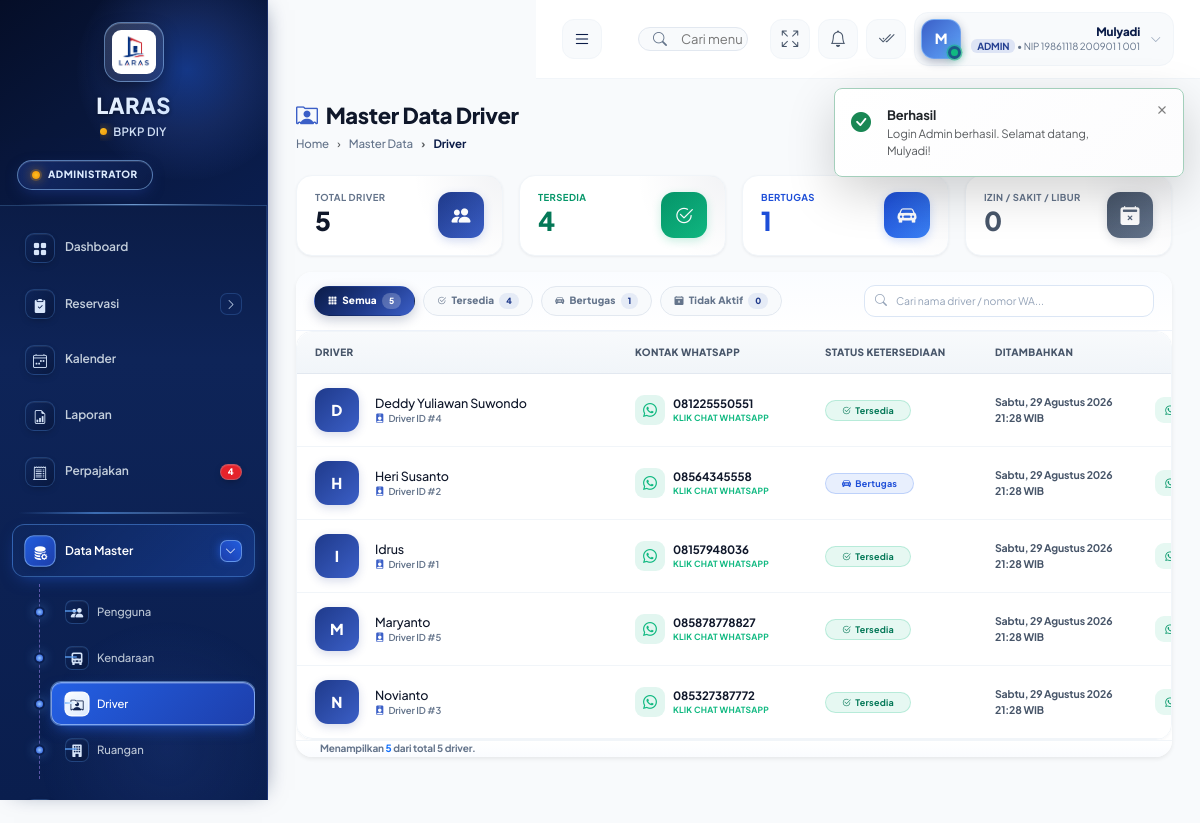
/master/driver.php (signed in), run on the app's committed database.
### tables this page shows
CREATE TABLE `driver` (
  `id` int NOT NULL,
  `nama_driver` varchar(120) NOT NULL,
  `no_wa` varchar(30) DEFAULT NULL,
  `status` enum('tersedia','bertugas','izin','sakit','libur') DEFAULT 'tersedia',
  `created_at` datetime DEFAULT CURRENT_TIMESTAMP
);

### master/driver.php (the view, shortened to what the rows shown need)
<?php
require_once __DIR__ . '/../db.php';
require_once __DIR__ . '/../config.php';
require_once __DIR__ . '/../partials/header.php';
$filter = $_GET['filter'] ?? 'semua';
$where = ['1=1'];
$params = [];
$whereSql = implode(' AND ', $where);
$drivers = db()->fetchAll("SELECT * FROM driver WHERE {$whereSql} ORDER BY nama_driver", $params);
$total_all = db()->count('driver');
$total_tersedia = db()->count('driver', "status = 'tersedia'");
$total_bertugas = db()->count('driver', "status = 'bertugas'");
$total_izin = db()->count('driver', "status = 'izin' OR status = 'sakit' OR status = 'libur'");
?>
<div class="card border-0 shadow-sm" style="border-radius:16px;border:1.5px solid #e5edf8;overflow:hidden">
    <div class="card-header d-flex justify-content-between align-items-center flex-wrap gap-3" style="background:linear-gradient(180deg,#fafcff,#fff);border-bottom:1.5px solid #eef3fb;padding:13px 18px">
        <div class="d-flex align-items-center flex-wrap gap-2">
            <?php
                $pills = [
                    ['k'=>'semua','label'=>'Semua','count'=>$total_all,'icon'=>'bi-grid-3x3-gap-fill'],
                    ['k'=>'tersedia','label'=>'Tersedia','count'=>$total_tersedia,'icon'=>'bi-check2-circle'],
                    ['k'=>'bertugas','label'=>'Bertugas','count'=>$total_bertugas,'icon'=>'bi-car-front-fill'],
                    ['k'=>'izin','label'=>'Tidak Aktif','count'=>$total_izin,'icon'=>'bi-calendar2-x-fill'],
                ];
                foreach ($pills as $p):
                    $qs = $_GET;
                    $qs['filter'] = $p['k'];
                    unset($qs['page']);
                    $active = $filter === $p['k'];
            ?>
            <a href="?<?= http_build_query($qs) ?>" class="filter-pill <?= $active ? 'active' : '' ?>" style="<?= $active ? '' : 'color:#64748b;background:#f8fafc;border:1.5px solid #e2e8f0;' ?>">
                <i class="bi <?= $p['icon'] ?>" style="font-size:9px"></i><?= $p['label'] ?>
                <span style="padding:1.5px 7px;border-radius:999px;font-size:8.5px;font-weight:800;<?= $active ? 'background:rgba(255,255,255,0.22);color:#fff' : 'background:rgba(59,95,199,0.1);color:#1F3A8B' ?>"><?= $p['count'] ?></span>
            </a>
            <?php endforeach; ?>
        </div>
    </div>
    <div class="card-body p-0">
        <div class="table-responsive">
            <table class="table table-sm mb-0 align-middle" style="min-width:980px">
                <thead style="background:linear-gradient(180deg,#f8fafc,#f1f5f9);position:sticky;top:0;z-index:2">
                    <tr>
                        <th style="padding:13px 18px;font-size:10px;font-weight:800;letter-spacing:0.3px;color:#475569;border-bottom:1.5px solid #e2e8f0">Driver</th>
                        <th style="padding:13px 18px;font-size:10px;font-weight:800;letter-spacing:0.3px;color:#475569;border-bottom:1.5px solid #e2e8f0;width:190px">Kontak WhatsApp</th>
                        <th style="padding:13px 18px;font-size:10px;font-weight:800;letter-spacing:0.3px;color:#475569;border-bottom:1.5px solid #e2e8f0;width:170px">Status Ketersediaan</th>
                        <th style="padding:13px 18px;font-size:10px;font-weight:800;letter-spacing:0.3px;color:#475569;border-bottom:1.5px solid #e2e8f0;width:160px">Ditambahkan</th>
                        <th style="padding:13px 18px;font-size:10px;font-weight:800;letter-spacing:0.3px;color:#475569;border-bottom:1.5px solid #e2e8f0;width:140px;text-align:right">Aksi</th>
                    </tr>
                </thead>
                <tbody style="background:#fff">
                    <?php if (count($drivers) === 0): ?>
                    <tr>
                        <td colspan="5" style="padding:70px 20px;text-align:center">
                            <div class="mb-3"><i class="bi bi-people-x" style="font-size:48px;color:#cbd5e1"></i></div>
                            <div class="fw-bold mb-1" style="color:#475569;font-size:13px">Belum Ada Data Driver</div>
                            <p class="mb-0 text-muted" style="font-size:11px">Klik tombol "Tambah Driver" untuk memasukkan data driver.</p>
                        </td>
                    </tr>
                    <?php else: foreach ($drivers as $d):
                        $inisial = strtoupper(substr($d['nama_driver'] ?? 'D', 0, 1));
                        $wa_link = !empty($d['no_wa']) ? 'https://wa.me/' . preg_replace('/^0/', '62', preg_replace('/[^0-9]/', '', $d['no_wa'])) : '#';
                    ?>
                    <tr style="border-bottom:1px solid #f1f5f9" onmouseover="this.style.background='#fbfcff'" onmouseout="this.style.background='#ffffff'">
                        <td style="padding:14px 18px">
                            <div class="d-flex align-items-center gap-3">
                                <div class="driver-avatar"><?= $inisial ?></div>
                                <div style="min-width:0">
                                    <div class="fw-extrabold mb-0.5" style="font-size:12.5px;color:#0f172a;line-height:1.3"><?= sanitize($d['nama_driver']) ?></div>
                                    <div style="font-size:9.5px;color:#64748b;font-weight:600">
                                        <i class="bi bi-person-badge-fill me-1" style="color:#3B5FC7"></i>Driver ID #<?= $d['id'] ?>
                                    </div>
                                </div>
                            </div>
                        </td>
                        <td style="padding:14px 18px">
                            <?php if (!empty($d['no_wa'])): ?>
                                <a href="<?= $wa_link ?>" target="_blank" class="d-inline-flex align-items-center gap-2" style="text-decoration:none">
                                    <div style="width:30px;height:30px;border-radius:9px;background:rgba(16,185,129,0.12);color:#10b981;display:flex;align-items:center;justify-content:center">
                                        <i class="bi bi-whatsapp" style="font-size:14px"></i>
                                    </div>
                                    <div>
                                        <div style="font-size:11.5px;font-weight:700;color:#0f172a"><?= sanitize($d['no_wa']) ?></div>
                                        <div style="font-size:8.5px;color:#10b981;font-weight:700;letter-spacing:0.2px">KLIK CHAT WHATSAPP</div>
                                    </div>
                                </a>
                            <?php else: ?>
                                <span style="font-size:10px;color:#94a3b8;font-style:italic">— Tidak ada nomor WA</span>
                            <?php endif; ?>
                        </td>
                        <td style="padding:14px 18px">
                            <span class="badge rounded-pill d-inline-flex align-items-center gap-1 fw-bold px-3 py-1.5 status-<?= $d['status'] ?>" style="font-size:9px;text-transform:capitalize;letter-spacing:0.25px">
                                <i class="bi <?= $d['status']==='tersedia'?'bi-check2-circle':($d['status']==='bertugas'?'bi-car-front-fill':'bi-calendar2-x-fill') ?>"></i>
                                <?= $d['status'] === 'izin' ? 'Izin' : ($d['status'] === 'libur' ? 'Libur' : ($d['status'] === 'sakit' ? 'Sakit' : ucfirst($d['status']))) ?>
                            </span>
                        </td>
                        <td style="padding:14px 18px">
                            <div style="font-size:10.5px;color:#475569;font-weight:700"><?= !empty($d['created_at']) ? format_datetime($d['created_at']) : '-' ?></div>
                        </td>
                        <td style="padding:14px 18px;text-align:right">
                            <div class="d-flex gap-1.5 align-items-center justify-content-end">
                                <?php if (!empty($d['no_wa'])): ?>
                                <a href="<?= $wa_link ?>" target="_blank" class="btn btn-sm fw-bold" style="background:rgba(16,185,129,0.1);color:#059669;border:none;border-radius:9px;padding:5.5px 10px;font-size:9.5px" title="WhatsApp">
                                    <i class="bi bi-whatsapp"></i>
                                </a>
                                <?php endif; ?>
                            </div>
                        </td>
                    </tr>
                    <?php endforeach; endif; ?>
                </tbody>
            </table>
        </div>
    </div>
</div>
<?php require_once __DIR__ . '/../partials/footer.php' ?>

### data on the page
driver: label "Tersedia", id "4", nama_driver "D", nama_driver "Deddy Yuliawan Suwondo", no_wa "081225550551", status "Tersedia", created_at "Sabtu, 29 Agustus 2026 21:28 WIB"
driver: nama_driver "H", nama_driver "Heri Susanto", id "2", no_wa "08564345558", status "Bertugas", created_at "Sabtu, 29 Agustus 2026 21:28 WIB"
driver: nama_driver "I", nama_driver "Idrus", id "1", no_wa "08157948036", status "Tersedia", created_at "Sabtu, 29 Agustus 2026 21:28 WIB"
driver: nama_driver "M", nama_driver "Maryanto", id "5", no_wa "085878778827", status "Tersedia", created_at "Sabtu, 29 Agustus 2026 21:28 WIB"
driver: nama_driver "N", nama_driver "Novianto", id "3", no_wa "085327387772", status "Tersedia", created_at "Sabtu, 29 Agustus 2026 21:28 WIB"

### other printed values
APP_NAME "LARAS"
APP_INSTANSI_SHORT "BPKP DIY"
$count_pajak_alert "4"
$c[2] "Pengguna"
$c[2] "Kendaraan"
$c[2] "Driver"
$c[2] "Ruangan"
substr($user['nama'] ?? 'U', 0, 1) "M"
$user['nama'] "Mulyadi"
$user['role'] "ADMIN"
$user['nip'] "19861118 200901 1 001"
$total_all "5"
$total_tersedia "4"
$total_bertugas "1"
$total_izin "0"
